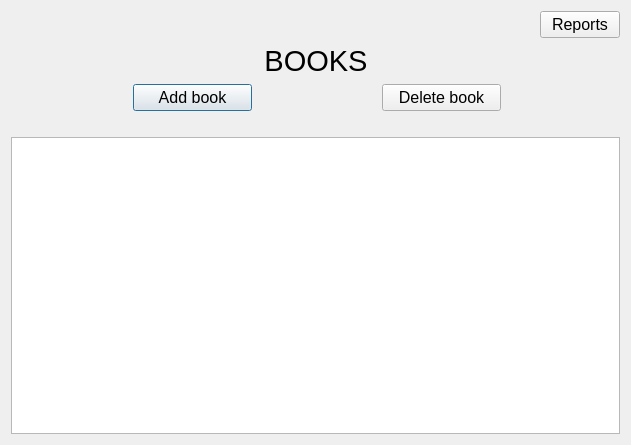
<?xml version="1.0" encoding="UTF-8"?>
<ui version="4.0">
 <class>books</class>
 <widget class="QDialog" name="books">
  <property name="geometry">
   <rect>
    <x>0</x>
    <y>0</y>
    <width>631</width>
    <height>445</height>
   </rect>
  </property>
  <property name="windowTitle">
   <string>Dialog</string>
  </property>
  <layout class="QGridLayout" name="gridLayout">
   <item row="5" column="0" colspan="5">
    <widget class="QTableView" name="tableView"/>
   </item>
   <item row="3" column="0" colspan="5">
    <layout class="QHBoxLayout" name="horizontalLayout" stretch="0,0,0,0,0">
     <property name="spacing">
      <number>10</number>
     </property>
     <property name="leftMargin">
      <number>3</number>
     </property>
     <item>
      <spacer name="horizontalSpacer_4">
       <property name="orientation">
        <enum>Qt::Orientation::Horizontal</enum>
       </property>
       <property name="sizeHint" stdset="0">
        <size>
         <width>40</width>
         <height>20</height>
        </size>
       </property>
      </spacer>
     </item>
     <item>
      <widget class="QPushButton" name="addBook_btn">
       <property name="sizePolicy">
        <sizepolicy hsizetype="Expanding" vsizetype="Fixed">
         <horstretch>0</horstretch>
         <verstretch>0</verstretch>
        </sizepolicy>
       </property>
       <property name="font">
        <font>
         <pointsize>12</pointsize>
        </font>
       </property>
       <property name="text">
        <string>Add book</string>
       </property>
      </widget>
     </item>
     <item>
      <spacer name="horizontalSpacer_3">
       <property name="orientation">
        <enum>Qt::Orientation::Horizontal</enum>
       </property>
       <property name="sizeHint" stdset="0">
        <size>
         <width>40</width>
         <height>20</height>
        </size>
       </property>
      </spacer>
     </item>
     <item>
      <widget class="QPushButton" name="deleteBook_btn">
       <property name="sizePolicy">
        <sizepolicy hsizetype="Expanding" vsizetype="Fixed">
         <horstretch>0</horstretch>
         <verstretch>0</verstretch>
        </sizepolicy>
       </property>
       <property name="font">
        <font>
         <pointsize>12</pointsize>
        </font>
       </property>
       <property name="text">
        <string>Delete book</string>
       </property>
      </widget>
     </item>
     <item>
      <spacer name="horizontalSpacer_5">
       <property name="orientation">
        <enum>Qt::Orientation::Horizontal</enum>
       </property>
       <property name="sizeHint" stdset="0">
        <size>
         <width>40</width>
         <height>20</height>
        </size>
       </property>
      </spacer>
     </item>
    </layout>
   </item>
   <item row="1" column="0" colspan="5">
    <layout class="QHBoxLayout" name="horizontalLayout_2">
     <item>
      <spacer name="horizontalSpacer">
       <property name="orientation">
        <enum>Qt::Orientation::Horizontal</enum>
       </property>
       <property name="sizeType">
        <enum>QSizePolicy::Policy::Expanding</enum>
       </property>
       <property name="sizeHint" stdset="0">
        <size>
         <width>40</width>
         <height>20</height>
        </size>
       </property>
      </spacer>
     </item>
     <item>
      <widget class="QLabel" name="label">
       <property name="text">
        <string>&lt;html&gt;&lt;head/&gt;&lt;body&gt;&lt;p align=&quot;center&quot;&gt;&lt;span style=&quot; font-size:22pt;&quot;&gt;BOOKS&lt;/span&gt;&lt;/p&gt;&lt;/body&gt;&lt;/html&gt;</string>
       </property>
      </widget>
     </item>
     <item>
      <spacer name="horizontalSpacer_2">
       <property name="orientation">
        <enum>Qt::Orientation::Horizontal</enum>
       </property>
       <property name="sizeType">
        <enum>QSizePolicy::Policy::Expanding</enum>
       </property>
       <property name="sizeHint" stdset="0">
        <size>
         <width>100</width>
         <height>20</height>
        </size>
       </property>
      </spacer>
     </item>
    </layout>
   </item>
   <item row="0" column="4">
    <widget class="QPushButton" name="reports_btn">
     <property name="sizePolicy">
      <sizepolicy hsizetype="Fixed" vsizetype="Fixed">
       <horstretch>0</horstretch>
       <verstretch>0</verstretch>
      </sizepolicy>
     </property>
     <property name="font">
      <font>
       <pointsize>12</pointsize>
      </font>
     </property>
     <property name="text">
      <string>Reports</string>
     </property>
    </widget>
   </item>
   <item row="4" column="0" colspan="5">
    <spacer name="verticalSpacer_2">
     <property name="orientation">
      <enum>Qt::Orientation::Vertical</enum>
     </property>
     <property name="sizeType">
      <enum>QSizePolicy::Policy::Fixed</enum>
     </property>
     <property name="sizeHint" stdset="0">
      <size>
       <width>20</width>
       <height>20</height>
      </size>
     </property>
    </spacer>
   </item>
   <item row="0" column="0" colspan="4">
    <spacer name="verticalSpacer">
     <property name="orientation">
      <enum>Qt::Orientation::Vertical</enum>
     </property>
     <property name="sizeType">
      <enum>QSizePolicy::Policy::Fixed</enum>
     </property>
     <property name="sizeHint" stdset="0">
      <size>
       <width>20</width>
       <height>20</height>
      </size>
     </property>
    </spacer>
   </item>
  </layout>
 </widget>
 <resources/>
 <connections/>
</ui>
